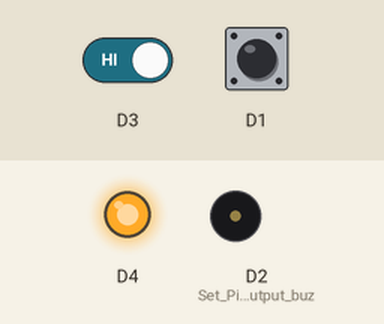
The sketch below on a simulated ESP8266 (NodeMCU). Shown: output pins drawn as LEDs (lit = HIGH), buzzer (waves = sounding, pin HIGH). Dashed ring = blinking. Inputs (shaded band) come from the test bench; at power-on: D1 HIGH, D3 HIGH.

Above: at 1.2 s.
1.3 s: D1 pulled LOW for 1 s
At 3.0 s:
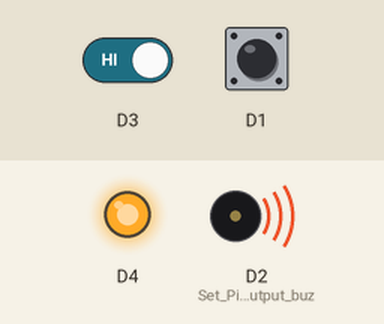
4.3 s: D1 pulled LOW for 3.2 s
At 4.75 s:
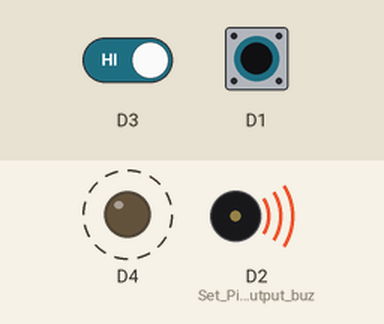
9.0 s: D3 driven LOW and D1 driven LOW
At 9.45 s:
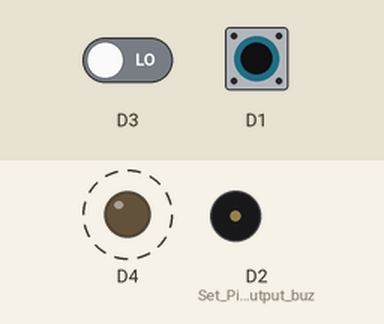
12.0 s: D1 driven HIGH
At 12.0 s:
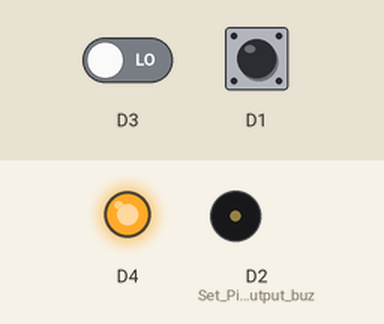
13.5 s: D1 driven LOW
At 13.75 s:
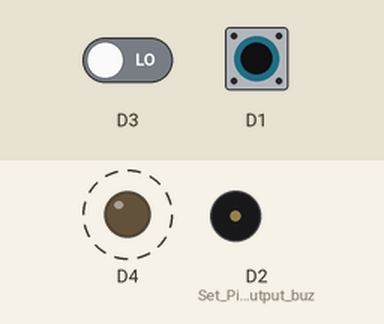
Timing chart, 0 to 17.5 s (numbered marks = the images above; inputs shaded):
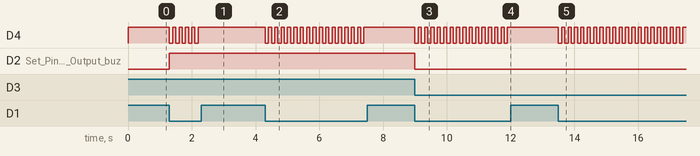

The sketch:

ESP8266_InputDigital_buzzer.ino
```cpp
int baca1,baca2,nilai,x;

void setup() {
pinMode(D4, OUTPUT);
pinMode(D2, OUTPUT); //Set Pin D4 sbg Output buzzer
pinMode(D3, INPUT_PULLUP);
pinMode(D1, INPUT_PULLUP);

}
void loop() {

baca1=digitalRead(D1);

if (baca1==0){

baca2=digitalRead(D3);//baca pin-D1 simpan di var baca

if (baca2==0){ //jika var baca logic 0 artinya terang
digitalWrite(D2, LOW);//hidupkan buzzer
}
else{ //selain itu //jika tidak logic 0 artinya gelap
digitalWrite(D2, HIGH); //matikan buzzer
}

digitalWrite(D4, LOW );
delay(100);
digitalWrite(D4, HIGH );
delay(100);
}

else{
digitalWrite(D4, HIGH);
}

}
```

Measured:
- after the input at 1.3 s, D4: alternates HIGH for 0.10 s and LOW for 0.10 s, 10 changes in all, then stays HIGH, starting at once; D2 (Set_Pin_D4_sbg_Output_buz): LOW → HIGH at once
- after the input at 4.3 s, D4: alternates HIGH for 0.10 s and LOW for 0.10 s, 32 changes in all, then stays HIGH, starting at once
- after the input at 9.0 s, D4: alternates HIGH for 0.10 s and LOW for 0.10 s, starting at once; D2 (Set_Pin_D4_sbg_Output_buz): HIGH → LOW at once
- after the input at 12.0 s, D4: stops changing and stays HIGH
- after the input at 13.5 s, D4: alternates HIGH for 0.10 s and LOW for 0.10 s, starting at once
